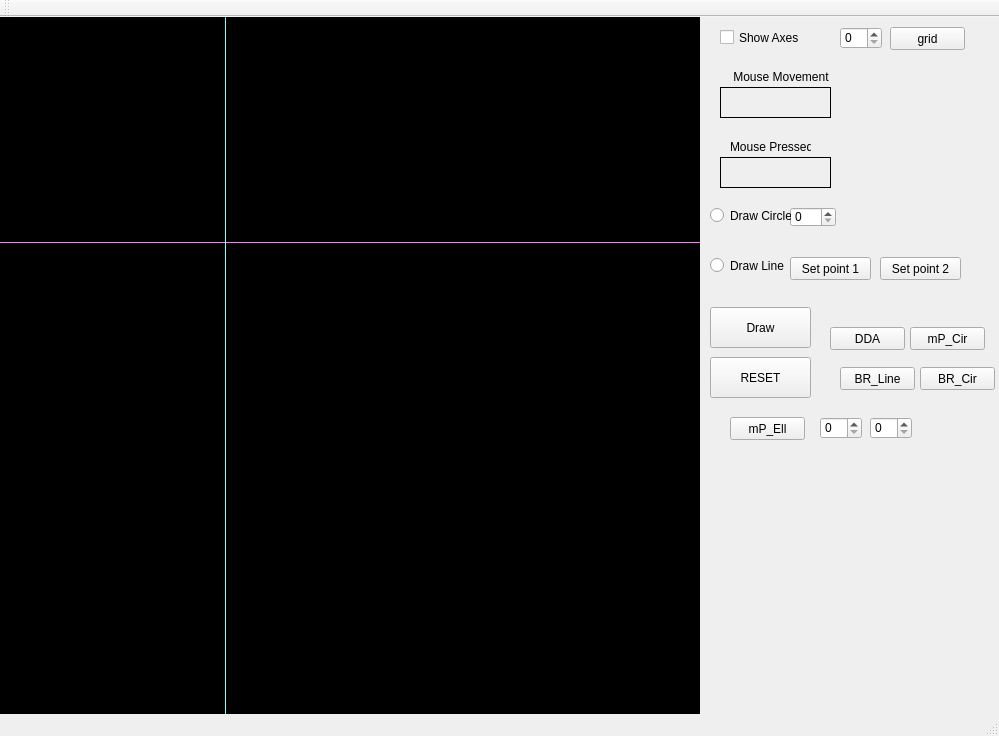
<?xml version="1.0" encoding="UTF-8"?>
<ui version="4.0">
 <class>MainWindow</class>
 <widget class="QMainWindow" name="MainWindow">
  <property name="geometry">
   <rect>
    <x>0</x>
    <y>0</y>
    <width>999</width>
    <height>736</height>
   </rect>
  </property>
  <property name="windowTitle">
   <string>MainWindow</string>
  </property>
  <widget class="QWidget" name="centralWidget">
   <widget class="my_label" name="frame">
    <property name="geometry">
     <rect>
      <x>0</x>
      <y>0</y>
      <width>700</width>
      <height>700</height>
     </rect>
    </property>
    <property name="mouseTracking">
     <bool>true</bool>
    </property>
    <property name="styleSheet">
     <string notr="true">background-color: rgb(0, 0, 0);</string>
    </property>
    <property name="frameShape">
     <enum>QFrame::Box</enum>
    </property>
    <property name="lineWidth">
     <number>1</number>
    </property>
    <property name="text">
     <string/>
    </property>
   </widget>
   <widget class="QLabel" name="mouse_movement">
    <property name="geometry">
     <rect>
      <x>720</x>
      <y>70</y>
      <width>111</width>
      <height>31</height>
     </rect>
    </property>
    <property name="frameShape">
     <enum>QFrame::Panel</enum>
    </property>
    <property name="text">
     <string/>
    </property>
   </widget>
   <widget class="QLabel" name="label_3">
    <property name="geometry">
     <rect>
      <x>720</x>
      <y>50</y>
      <width>111</width>
      <height>20</height>
     </rect>
    </property>
    <property name="text">
     <string>    Mouse Movement</string>
    </property>
   </widget>
   <widget class="QLabel" name="mouse_pressed">
    <property name="geometry">
     <rect>
      <x>720</x>
      <y>140</y>
      <width>111</width>
      <height>31</height>
     </rect>
    </property>
    <property name="frameShape">
     <enum>QFrame::Panel</enum>
    </property>
    <property name="text">
     <string/>
    </property>
   </widget>
   <widget class="QLabel" name="label_5">
    <property name="geometry">
     <rect>
      <x>730</x>
      <y>120</y>
      <width>81</width>
      <height>20</height>
     </rect>
    </property>
    <property name="text">
     <string>Mouse Pressed</string>
    </property>
   </widget>
   <widget class="Line" name="x_axis">
    <property name="geometry">
     <rect>
      <x>0</x>
      <y>225</y>
      <width>700</width>
      <height>1</height>
     </rect>
    </property>
    <property name="styleSheet">
     <string notr="true">background-color: rgb(255, 85, 255);</string>
    </property>
    <property name="orientation">
     <enum>Qt::Horizontal</enum>
    </property>
   </widget>
   <widget class="Line" name="y_axis">
    <property name="geometry">
     <rect>
      <x>225</x>
      <y>0</y>
      <width>1</width>
      <height>700</height>
     </rect>
    </property>
    <property name="styleSheet">
     <string notr="true">
background-color: rgb(85, 255, 255);</string>
    </property>
    <property name="orientation">
     <enum>Qt::Vertical</enum>
    </property>
   </widget>
   <widget class="QCheckBox" name="show_axes">
    <property name="geometry">
     <rect>
      <x>720</x>
      <y>10</y>
      <width>91</width>
      <height>21</height>
     </rect>
    </property>
    <property name="text">
     <string>Show Axes</string>
    </property>
   </widget>
   <widget class="QPushButton" name="Draw">
    <property name="geometry">
     <rect>
      <x>710</x>
      <y>290</y>
      <width>101</width>
      <height>41</height>
     </rect>
    </property>
    <property name="text">
     <string>Draw</string>
    </property>
   </widget>
   <widget class="QSpinBox" name="circle_radius">
    <property name="geometry">
     <rect>
      <x>790</x>
      <y>190</y>
      <width>46</width>
      <height>20</height>
     </rect>
    </property>
   </widget>
   <widget class="QRadioButton" name="draw_circle">
    <property name="geometry">
     <rect>
      <x>710</x>
      <y>190</y>
      <width>81</width>
      <height>17</height>
     </rect>
    </property>
    <property name="text">
     <string>Draw Circle</string>
    </property>
   </widget>
   <widget class="QRadioButton" name="draw_line">
    <property name="geometry">
     <rect>
      <x>710</x>
      <y>240</y>
      <width>77</width>
      <height>17</height>
     </rect>
    </property>
    <property name="text">
     <string>Draw Line</string>
    </property>
   </widget>
   <widget class="QPushButton" name="set_point1">
    <property name="geometry">
     <rect>
      <x>790</x>
      <y>240</y>
      <width>81</width>
      <height>23</height>
     </rect>
    </property>
    <property name="text">
     <string>Set point 1</string>
    </property>
   </widget>
   <widget class="QPushButton" name="set_point2">
    <property name="geometry">
     <rect>
      <x>880</x>
      <y>240</y>
      <width>81</width>
      <height>23</height>
     </rect>
    </property>
    <property name="text">
     <string>Set point 2</string>
    </property>
   </widget>
   <widget class="QPushButton" name="pushButton">
    <property name="geometry">
     <rect>
      <x>710</x>
      <y>340</y>
      <width>101</width>
      <height>41</height>
     </rect>
    </property>
    <property name="text">
     <string>RESET</string>
    </property>
   </widget>
   <widget class="QPushButton" name="pushButton_2">
    <property name="geometry">
     <rect>
      <x>830</x>
      <y>310</y>
      <width>75</width>
      <height>23</height>
     </rect>
    </property>
    <property name="text">
     <string>DDA</string>
    </property>
   </widget>
   <widget class="QPushButton" name="pushButton_3">
    <property name="geometry">
     <rect>
      <x>840</x>
      <y>350</y>
      <width>75</width>
      <height>23</height>
     </rect>
    </property>
    <property name="text">
     <string>BR_Line</string>
    </property>
   </widget>
   <widget class="QPushButton" name="pushButton_4">
    <property name="geometry">
     <rect>
      <x>920</x>
      <y>350</y>
      <width>75</width>
      <height>23</height>
     </rect>
    </property>
    <property name="text">
     <string>BR_Cir</string>
    </property>
   </widget>
   <widget class="QPushButton" name="pushButton_5">
    <property name="geometry">
     <rect>
      <x>910</x>
      <y>310</y>
      <width>75</width>
      <height>23</height>
     </rect>
    </property>
    <property name="text">
     <string>mP_Cir</string>
    </property>
   </widget>
   <widget class="QPushButton" name="pushButton_6">
    <property name="geometry">
     <rect>
      <x>730</x>
      <y>400</y>
      <width>75</width>
      <height>23</height>
     </rect>
    </property>
    <property name="text">
     <string>mP_Ell</string>
    </property>
   </widget>
   <widget class="QSpinBox" name="ry">
    <property name="geometry">
     <rect>
      <x>870</x>
      <y>400</y>
      <width>42</width>
      <height>22</height>
     </rect>
    </property>
   </widget>
   <widget class="QSpinBox" name="rx">
    <property name="geometry">
     <rect>
      <x>820</x>
      <y>400</y>
      <width>42</width>
      <height>22</height>
     </rect>
    </property>
   </widget>
   <widget class="QSpinBox" name="grid_size">
    <property name="geometry">
     <rect>
      <x>840</x>
      <y>10</y>
      <width>42</width>
      <height>22</height>
     </rect>
    </property>
   </widget>
   <widget class="QPushButton" name="pushButton_7">
    <property name="geometry">
     <rect>
      <x>890</x>
      <y>10</y>
      <width>75</width>
      <height>23</height>
     </rect>
    </property>
    <property name="text">
     <string>grid</string>
    </property>
   </widget>
  </widget>
  <widget class="QMenuBar" name="menuBar">
   <property name="geometry">
    <rect>
     <x>0</x>
     <y>0</y>
     <width>999</width>
     <height>21</height>
    </rect>
   </property>
  </widget>
  <widget class="QToolBar" name="mainToolBar">
   <attribute name="toolBarArea">
    <enum>TopToolBarArea</enum>
   </attribute>
   <attribute name="toolBarBreak">
    <bool>false</bool>
   </attribute>
  </widget>
  <widget class="QStatusBar" name="statusBar"/>
 </widget>
 <layoutdefault spacing="6" margin="11"/>
 <customwidgets>
  <customwidget>
   <class>my_label</class>
   <extends>QLabel</extends>
   <header location="global">my_label.h</header>
  </customwidget>
 </customwidgets>
 <resources/>
 <connections/>
</ui>
